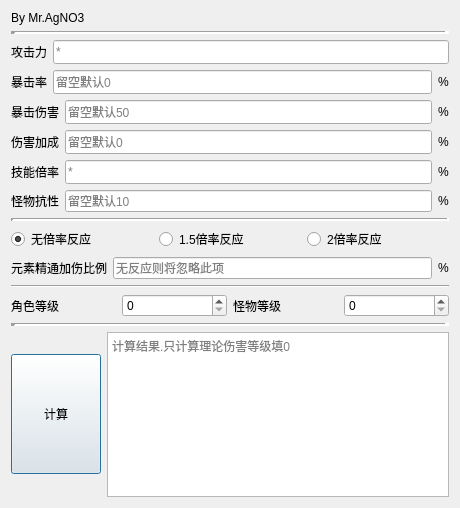
<?xml version="1.0" encoding="UTF-8"?>
<ui version="4.0">
 <class>Window</class>
 <widget class="QDialog" name="Window">
  <property name="geometry">
   <rect>
    <x>0</x>
    <y>0</y>
    <width>460</width>
    <height>508</height>
   </rect>
  </property>
  <property name="minimumSize">
   <size>
    <width>90</width>
    <height>120</height>
   </size>
  </property>
  <property name="windowTitle">
   <string>原神伤害计算器 v1.1</string>
  </property>
  <layout class="QVBoxLayout" name="verticalLayout_3">
   <item>
    <widget class="QLabel" name="Authur">
     <property name="text">
      <string>By Mr.AgNO3</string>
     </property>
    </widget>
   </item>
   <item>
    <widget class="Line" name="line_2">
     <property name="lineWidth">
      <number>5</number>
     </property>
     <property name="orientation">
      <enum>Qt::Horizontal</enum>
     </property>
    </widget>
   </item>
   <item>
    <layout class="QVBoxLayout" name="Main">
     <item>
      <layout class="QVBoxLayout" name="Input">
       <item>
        <layout class="QHBoxLayout" name="Atk">
         <item>
          <widget class="QLabel" name="label">
           <property name="text">
            <string>攻击力</string>
           </property>
          </widget>
         </item>
         <item>
          <widget class="QLineEdit" name="atk">
           <property name="minimumSize">
            <size>
             <width>0</width>
             <height>24</height>
            </size>
           </property>
           <property name="placeholderText">
            <string>*</string>
           </property>
          </widget>
         </item>
        </layout>
       </item>
       <item>
        <layout class="QHBoxLayout" name="Crit_rate">
         <item>
          <widget class="QLabel" name="label_2">
           <property name="text">
            <string>暴击率</string>
           </property>
          </widget>
         </item>
         <item>
          <widget class="QLineEdit" name="crit_rate">
           <property name="minimumSize">
            <size>
             <width>0</width>
             <height>24</height>
            </size>
           </property>
           <property name="placeholderText">
            <string>留空默认0</string>
           </property>
          </widget>
         </item>
         <item>
          <widget class="QLabel" name="label_4">
           <property name="text">
            <string>%</string>
           </property>
          </widget>
         </item>
        </layout>
       </item>
       <item>
        <layout class="QHBoxLayout" name="Crit_DMG">
         <item>
          <widget class="QLabel" name="label_3">
           <property name="text">
            <string>暴击伤害</string>
           </property>
          </widget>
         </item>
         <item>
          <widget class="QLineEdit" name="crit_dmg">
           <property name="minimumSize">
            <size>
             <width>0</width>
             <height>24</height>
            </size>
           </property>
           <property name="placeholderText">
            <string>留空默认50</string>
           </property>
          </widget>
         </item>
         <item>
          <widget class="QLabel" name="label_5">
           <property name="text">
            <string>%</string>
           </property>
          </widget>
         </item>
        </layout>
       </item>
       <item>
        <layout class="QHBoxLayout" name="Buff">
         <item>
          <widget class="QLabel" name="label_6">
           <property name="text">
            <string>伤害加成</string>
           </property>
          </widget>
         </item>
         <item>
          <widget class="QLineEdit" name="buff">
           <property name="minimumSize">
            <size>
             <width>0</width>
             <height>24</height>
            </size>
           </property>
           <property name="placeholderText">
            <string>留空默认0</string>
           </property>
          </widget>
         </item>
         <item>
          <widget class="QLabel" name="label_7">
           <property name="text">
            <string>%</string>
           </property>
          </widget>
         </item>
        </layout>
       </item>
       <item>
        <layout class="QHBoxLayout" name="Talent">
         <item>
          <widget class="QLabel" name="label_9">
           <property name="text">
            <string>技能倍率</string>
           </property>
          </widget>
         </item>
         <item>
          <widget class="QLineEdit" name="talent">
           <property name="minimumSize">
            <size>
             <width>0</width>
             <height>24</height>
            </size>
           </property>
           <property name="placeholderText">
            <string>*</string>
           </property>
          </widget>
         </item>
         <item>
          <widget class="QLabel" name="label_10">
           <property name="text">
            <string>%</string>
           </property>
          </widget>
         </item>
        </layout>
       </item>
       <item>
        <layout class="QHBoxLayout" name="Resistance">
         <item>
          <widget class="QLabel" name="label_11">
           <property name="text">
            <string>怪物抗性</string>
           </property>
          </widget>
         </item>
         <item>
          <widget class="QLineEdit" name="resistance">
           <property name="placeholderText">
            <string>留空默认10</string>
           </property>
          </widget>
         </item>
         <item>
          <widget class="QLabel" name="label_8">
           <property name="text">
            <string>%</string>
           </property>
          </widget>
         </item>
        </layout>
       </item>
       <item>
        <widget class="Line" name="line_4">
         <property name="lineWidth">
          <number>3</number>
         </property>
         <property name="orientation">
          <enum>Qt::Horizontal</enum>
         </property>
        </widget>
       </item>
       <item>
        <layout class="QHBoxLayout" name="React">
         <item>
          <widget class="QRadioButton" name="ra200">
           <property name="text">
            <string>无倍率反应</string>
           </property>
           <property name="checked">
            <bool>true</bool>
           </property>
           <attribute name="buttonGroup">
            <string notr="true">buttonGroup</string>
           </attribute>
          </widget>
         </item>
         <item>
          <widget class="QRadioButton" name="ra150">
           <property name="text">
            <string>1.5倍率反应</string>
           </property>
           <attribute name="buttonGroup">
            <string notr="true">buttonGroup</string>
           </attribute>
          </widget>
         </item>
         <item>
          <widget class="QRadioButton" name="nora">
           <property name="text">
            <string>2倍率反应</string>
           </property>
           <attribute name="buttonGroup">
            <string notr="true">buttonGroup</string>
           </attribute>
          </widget>
         </item>
        </layout>
       </item>
       <item>
        <layout class="QHBoxLayout" name="Element_master">
         <item>
          <widget class="QLabel" name="label_15">
           <property name="text">
            <string>元素精通加伤比例</string>
           </property>
          </widget>
         </item>
         <item>
          <widget class="QLineEdit" name="Elem_mas">
           <property name="placeholderText">
            <string>无反应则将忽略此项</string>
           </property>
          </widget>
         </item>
         <item>
          <widget class="QLabel" name="label_14">
           <property name="text">
            <string>%</string>
           </property>
          </widget>
         </item>
        </layout>
       </item>
      </layout>
     </item>
     <item>
      <widget class="Line" name="line_3">
       <property name="orientation">
        <enum>Qt::Horizontal</enum>
       </property>
      </widget>
     </item>
     <item>
      <layout class="QHBoxLayout" name="Level">
       <item>
        <widget class="QLabel" name="label_13">
         <property name="text">
          <string>角色等级</string>
         </property>
        </widget>
       </item>
       <item>
        <widget class="QSpinBox" name="char_level">
         <property name="minimum">
          <number>0</number>
         </property>
         <property name="maximum">
          <number>90</number>
         </property>
        </widget>
       </item>
       <item>
        <widget class="QLabel" name="label_12">
         <property name="text">
          <string>怪物等级</string>
         </property>
        </widget>
       </item>
       <item>
        <widget class="QSpinBox" name="mons_level">
         <property name="minimum">
          <number>0</number>
         </property>
         <property name="maximum">
          <number>200</number>
         </property>
        </widget>
       </item>
      </layout>
     </item>
     <item>
      <widget class="Line" name="line">
       <property name="lineWidth">
        <number>5</number>
       </property>
       <property name="orientation">
        <enum>Qt::Horizontal</enum>
       </property>
      </widget>
     </item>
     <item>
      <layout class="QHBoxLayout" name="Output">
       <item>
        <widget class="QPushButton" name="cal">
         <property name="minimumSize">
          <size>
           <width>90</width>
           <height>120</height>
          </size>
         </property>
         <property name="maximumSize">
          <size>
           <width>90</width>
           <height>120</height>
          </size>
         </property>
         <property name="text">
          <string>计算</string>
         </property>
        </widget>
       </item>
       <item>
        <widget class="QTextBrowser" name="res">
         <property name="placeholderText">
          <string>计算结果.只计算理论伤害等级填0</string>
         </property>
        </widget>
       </item>
      </layout>
     </item>
    </layout>
   </item>
  </layout>
 </widget>
 <resources/>
 <connections/>
 <buttongroups>
  <buttongroup name="buttonGroup"/>
 </buttongroups>
</ui>
